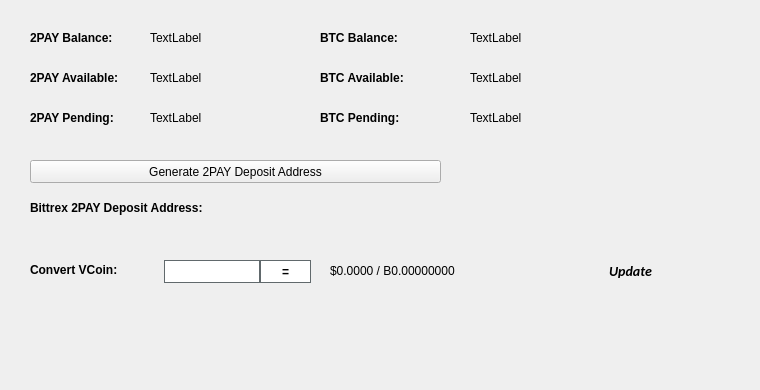
   <widget class="QWidget" name="BalanceTab">
    <attribute name="title">
     <string>Balance</string>
    </attribute>
    <widget class="QLabel" name="BitcoinBalanceLabel">
     <property name="geometry">
      <rect>
       <x>470</x>
       <y>30</y>
       <width>150</width>
       <height>16</height>
      </rect>
     </property>
     <property name="text">
      <string>TextLabel</string>
     </property>
    </widget>
    <widget class="QLabel" name="2PAYBalanceLabel">
     <property name="geometry">
      <rect>
       <x>150</x>
       <y>30</y>
       <width>150</width>
       <height>16</height>
      </rect>
     </property>
     <property name="text">
      <string>TextLabel</string>
     </property>
    </widget>
    <widget class="QLabel" name="label_11">
     <property name="geometry">
      <rect>
       <x>30</x>
       <y>30</y>
       <width>101</width>
       <height>16</height>
      </rect>
     </property>
     <property name="font">
      <font>
       <weight>75</weight>
       <bold>true</bold>
      </font>
     </property>
     <property name="text">
      <string>2PAY Balance:</string>
     </property>
    </widget>
    <widget class="QLabel" name="label_12">
     <property name="geometry">
      <rect>
       <x>320</x>
       <y>30</y>
       <width>101</width>
       <height>16</height>
      </rect>
     </property>
     <property name="font">
      <font>
       <weight>75</weight>
       <bold>true</bold>
      </font>
     </property>
     <property name="text">
      <string>BTC Balance:</string>
     </property>
    </widget>
    <widget class="QLabel" name="2PAYAvailableLabel_2">
     <property name="geometry">
      <rect>
       <x>150</x>
       <y>70</y>
       <width>150</width>
       <height>16</height>
      </rect>
     </property>
     <property name="text">
      <string>TextLabel</string>
     </property>
    </widget>
    <widget class="QLabel" name="label_13">
     <property name="geometry">
      <rect>
       <x>30</x>
       <y>70</y>
       <width>111</width>
       <height>16</height>
      </rect>
     </property>
     <property name="font">
      <font>
       <weight>75</weight>
       <bold>true</bold>
      </font>
     </property>
     <property name="text">
      <string>2PAY Available:</string>
     </property>
    </widget>
    <widget class="QLabel" name="label_14">
     <property name="geometry">
      <rect>
       <x>30</x>
       <y>110</y>
       <width>101</width>
       <height>16</height>
      </rect>
     </property>
     <property name="font">
      <font>
       <weight>75</weight>
       <bold>true</bold>
      </font>
     </property>
     <property name="text">
      <string>2PAY Pending:</string>
     </property>
    </widget>
    <widget class="QLabel" name="2PAYPendingLabel">
     <property name="geometry">
      <rect>
       <x>150</x>
       <y>110</y>
       <width>150</width>
       <height>16</height>
      </rect>
     </property>
     <property name="text">
      <string>TextLabel</string>
     </property>
    </widget>
    <widget class="QLabel" name="label_15">
     <property name="geometry">
      <rect>
       <x>320</x>
       <y>70</y>
       <width>111</width>
       <height>16</height>
      </rect>
     </property>
     <property name="font">
      <font>
       <weight>75</weight>
       <bold>true</bold>
      </font>
     </property>
     <property name="text">
      <string>BTC Available:</string>
     </property>
    </widget>
    <widget class="QLabel" name="BitcoinAvailableLabel">
     <property name="geometry">
      <rect>
       <x>470</x>
       <y>70</y>
       <width>150</width>
       <height>16</height>
      </rect>
     </property>
     <property name="text">
      <string>TextLabel</string>
     </property>
    </widget>
    <widget class="QLabel" name="label_31">
     <property name="geometry">
      <rect>
       <x>320</x>
       <y>110</y>
       <width>111</width>
       <height>16</height>
      </rect>
     </property>
     <property name="font">
      <font>
       <weight>75</weight>
       <bold>true</bold>
      </font>
     </property>
     <property name="text">
      <string>BTC Pending:</string>
     </property>
    </widget>
    <widget class="QLabel" name="BitcoinPendingLabel">
     <property name="geometry">
      <rect>
       <x>470</x>
       <y>110</y>
       <width>150</width>
       <height>16</height>
      </rect>
     </property>
     <property name="text">
      <string>TextLabel</string>
     </property>
    </widget>
    <widget class="QLabel" name="label_33">
     <property name="geometry">
      <rect>
       <x>30</x>
       <y>200</y>
       <width>221</width>
       <height>16</height>
      </rect>
     </property>
     <property name="font">
      <font>
       <weight>75</weight>
       <bold>true</bold>
      </font>
     </property>
     <property name="text">
      <string>Bittrex 2PAY Deposit Address:</string>
     </property>
    </widget>
    <widget class="QPushButton" name="GenDepositBTN">
     <property name="geometry">
      <rect>
       <x>30</x>
       <y>160</y>
       <width>411</width>
       <height>23</height>
      </rect>
     </property>
     <property name="text">
      <string>Generate 2PAY Deposit Address</string>
     </property>
     <property name="icon">
      <iconset resource="../cointopay.qrc">
       <normaloff>:/icons/bitcoin</normaloff>:/icons/bitcoin</iconset>
     </property>
    </widget>
    <widget class="QLabel" name="DepositAddressLabel">
     <property name="geometry">
      <rect>
       <x>200</x>
       <y>200</y>
       <width>261</width>
       <height>16</height>
      </rect>
     </property>
     <property name="palette">
      <palette>
       <active>
        <colorrole role="WindowText">
         <brush brushstyle="SolidPattern">
          <color alpha="255">
           <red>0</red>
           <green>0</green>
           <blue>0</blue>
          </color>
         </brush>
        </colorrole>
        <colorrole role="Text">
         <brush brushstyle="SolidPattern">
          <color alpha="255">
           <red>0</red>
           <green>0</green>
           <blue>255</blue>
          </color>
         </brush>
        </colorrole>
       </active>
       <inactive>
        <colorrole role="WindowText">
         <brush brushstyle="SolidPattern">
          <color alpha="255">
           <red>0</red>
           <green>0</green>
           <blue>0</blue>
          </color>
         </brush>
        </colorrole>
        <colorrole role="Text">
         <brush brushstyle="SolidPattern">
          <color alpha="255">
           <red>0</red>
           <green>0</green>
           <blue>255</blue>
          </color>
         </brush>
        </colorrole>
       </inactive>
       <disabled>
        <colorrole role="WindowText">
         <brush brushstyle="SolidPattern">
          <color alpha="255">
           <red>120</red>
           <green>120</green>
           <blue>120</blue>
          </color>
         </brush>
        </colorrole>
        <colorrole role="Text">
         <brush brushstyle="SolidPattern">
          <color alpha="255">
           <red>120</red>
           <green>120</green>
           <blue>120</blue>
          </color>
         </brush>
        </colorrole>
       </disabled>
      </palette>
     </property>
     <property name="font">
      <font>
       <weight>75</weight>
       <bold>true</bold>
      </font>
     </property>
     <property name="text">
      <string/>
     </property>
     <property name="alignment">
      <set>Qt::AlignRight|Qt::AlignTrailing|Qt::AlignVCenter</set>
     </property>
     <property name="textInteractionFlags">
      <set>Qt::LinksAccessibleByMouse|Qt::TextSelectableByKeyboard|Qt::TextSelectableByMouse</set>
     </property>
    </widget>
    <widget class="QLabel" name="label_8">
     <property name="geometry">
      <rect>
       <x>460</x>
       <y>300</y>
       <width>281</width>
       <height>81</height>
      </rect>
     </property>
     <property name="text">
      <string/>
     </property>
     <property name="pixmap">
      <pixmap>:/images/bittrex</pixmap>
     </property>
    </widget>
    <widget class="QWidget" name="widgetConversion" native="true">
     <property name="geometry">
      <rect>
       <x>0</x>
       <y>250</y>
       <width>751</width>
       <height>43</height>
      </rect>
     </property>
     <property name="minimumSize">
      <size>
       <width>0</width>
       <height>43</height>
      </size>
     </property>
     <property name="styleSheet">
      <string notr="true"/>
     </property>
     <widget class="QPushButton" name="btnUpdateMarketData">
      <property name="geometry">
       <rect>
        <x>575</x>
        <y>0</y>
        <width>111</width>
        <height>41</height>
       </rect>
      </property>
      <property name="sizePolicy">
       <sizepolicy hsizetype="Expanding" vsizetype="Expanding">
        <horstretch>0</horstretch>
        <verstretch>0</verstretch>
       </sizepolicy>
      </property>
      <property name="font">
       <font>
        <family>calibri</family>
        <pointsize>-1</pointsize>
        <weight>75</weight>
        <italic>true</italic>
        <bold>true</bold>
       </font>
      </property>
      <property name="styleSheet">
       <string notr="true">margin:0px;text-align:center;padding:2px;border-radius:3px;font-style:italic;width:100px;font-size:14px;font-family:calibri;font-weight:600;</string>
      </property>
      <property name="text">
       <string>Update</string>
      </property>
      <property name="iconSize">
       <size>
        <width>150</width>
        <height>35</height>
       </size>
      </property>
      <property name="autoDefault">
       <bool>true</bool>
      </property>
      <property name="default">
       <bool>true</bool>
      </property>
     </widget>
     <widget class="QLabel" name="lblConvertVCoin">
      <property name="geometry">
       <rect>
        <x>30</x>
        <y>10</y>
        <width>131</width>
        <height>20</height>
       </rect>
      </property>
      <property name="styleSheet">
       <string notr="true"/>
      </property>
      <property name="text">
       <string>&lt;html&gt;&lt;head/&gt;&lt;body&gt;&lt;p&gt;&lt;span style=&quot; font-weight:600;&quot;&gt;Convert VCoin:&lt;/span&gt;&lt;/p&gt;&lt;/body&gt;&lt;/html&gt;</string>
      </property>
     </widget>
     <widget class="QLineEdit" name="txtConvertVCoinQty">
      <property name="geometry">
       <rect>
        <x>160</x>
        <y>10</y>
        <width>100</width>
        <height>23</height>
       </rect>
      </property>
      <property name="minimumSize">
       <size>
        <width>100</width>
        <height>23</height>
       </size>
      </property>
      <property name="maximumSize">
       <size>
        <width>100</width>
        <height>16777215</height>
       </size>
      </property>
      <property name="styleSheet">
       <string notr="true">border: 1px solid #61696c;margin-left:4px;</string>
      </property>
     </widget>
     <widget class="QPushButton" name="btnConvertCointopay">
      <property name="geometry">
       <rect>
        <x>260</x>
        <y>10</y>
        <width>51</width>
        <height>23</height>
       </rect>
      </property>
      <property name="minimumSize">
       <size>
        <width>0</width>
        <height>23</height>
       </size>
      </property>
      <property name="styleSheet">
       <string notr="true">border:1px solid #61696c;background:white;font-weight:600;</string>
      </property>
      <property name="text">
       <string>=</string>
      </property>
     </widget>
     <widget class="QLabel" name="lblConvertVCoinResults">
      <property name="geometry">
       <rect>
        <x>330</x>
        <y>0</y>
        <width>201</width>
        <height>41</height>
       </rect>
      </property>
      <property name="styleSheet">
       <string notr="true"/>
      </property>
      <property name="text">
       <string>$0.0000 / B0.00000000</string>
      </property>
     </widget>
     <widget class="QLabel" name="iconOverviewUpdateWait">
      <property name="geometry">
       <rect>
        <x>670</x>
        <y>10</y>
        <width>24</width>
        <height>24</height>
       </rect>
      </property>
      <property name="text">
       <string/>
      </property>
      <property name="pixmap">
       <pixmap resource="../cointopay.qrc">:/icons/transaction_1</pixmap>
      </property>
      <property name="scaledContents">
       <bool>true</bool>
      </property>
      <property name="alignment">
       <set>Qt::AlignCenter</set>
      </property>
     </widget>
    </widget>
   </widget>
